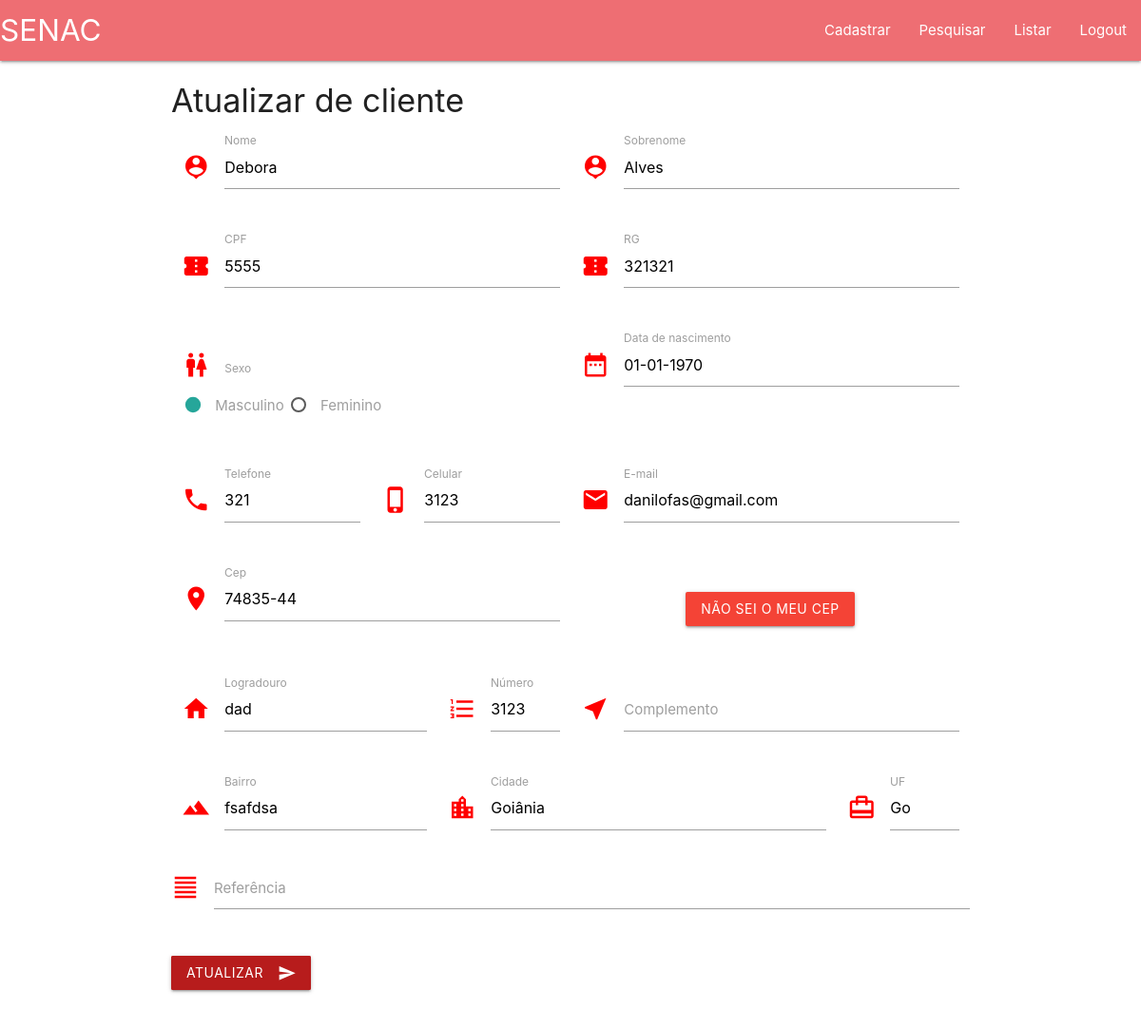
/paginas/editarClient.php?id=5, run on the app's committed database.
### tables this page shows
CREATE TABLE `clientes` (
  `id` int(11) NOT NULL,
  `nome` varchar(100) NOT NULL,
  `sobrenome` varchar(150) NOT NULL,
  `cpf` varchar(11) NOT NULL,
  `rg` varchar(25) DEFAULT NULL,
  `sexo` char(2) NOT NULL,
  `datanascimento` date NOT NULL,
  `telefone` varchar(11) DEFAULT NULL,
  `celular` varchar(11) DEFAULT NULL,
  `email` varchar(60) NOT NULL,
  `cep` varchar(8) NOT NULL,
  `logradouro` varchar(150) NOT NULL,
  `numero` varchar(10) NOT NULL,
  `complemento` varchar(150) DEFAULT NULL,
  `bairro` varchar(30) NOT NULL,
  `cidade` varchar(60) NOT NULL,
  `uf` char(2) NOT NULL,
  `referencia` varchar(300) DEFAULT NULL
);

### paginas/editarClient.php (the view, shortened to what this page needs)
<?php
include_once('../_includes/header.php');
require_once('../_includes/dbconnection.php');
if(isset($_GET['id'])){
    $id = $_GET['id'];
    $sql = "SELECT * FROM clientes WHERE id = '$id'";
    mysqli_set_charset($connect, "utf8");
    $resultadoCliente = mysqli_query($connect, $sql);
    $rowDados = mysqli_fetch_array($resultadoCliente);
}else{
    header("Location: listClients.php");
}
?>
    <div class="container">
        <h4>Atualizar de cliente</h4>
        <div class="row">
            <form class="col s12" action="../_phpaction/actionUpdateClient.php" method="post">
                <div class="row">
                    <div class="input-field col s6">
                        <i class="material-icons prefix iconColor">person_pin</i>
                        <input id="first_name" type="text" class="validate" name="first_name" maxlength="100" value="<?php echo $rowDados['nome'] ?>">
                        <label for="first_name">Nome</label>
                    </div>
                    <div class="input-field col s6">
                        <i class="material-icons prefix iconColor">person_pin</i>
                        <input id="last_name" type="text" class="validate" name="last_name" value="<?php echo $rowDados['sobrenome'] ?>">
                        <label for="last_name">Sobrenome</label>
                    </div>
                </div>
                <div class="row">
                    <div class="input-field col s6">
                        <i class="material-icons prefix iconColor">confirmation_number</i>
                        <input id="cpf" type="text" readonly class="validate" readonly name="cpf" maxlength="14" value="<?php echo $rowDados['cpf'] ?>">
                        <label for="cpf">CPF</label>
                    </div>
                    <div class="input-field col s6">
                        <i class="material-icons prefix iconColor">confirmation_number</i>
                        <input id="rg" type="text" class="validate" name="rg"  value="<?php echo $rowDados['rg'] ?>">
                        <label for="rg">RG</label>
                    </div>
                </div>
                <div class="row">
                    <div class="input-field col s6">
                        <p>
                            <i class="material-icons prefix iconColor">wc</i>
                            <label>Sexo</label>
                        </p>
                        <p>
                            <label>
                            <span>Masculino</span>
                            </label>
                            <label>
                            <span>Feminino</span>
                            </label>
                        </p>
                    </div>
                    <div class="input-field col s6">
                        <i class="material-icons prefix iconColor">date_range</i>
                        <label for="date">Data de nascimento</label>
                        <input type="text" class="datepicker" id="date" name="date"  value="<?php echo date('d-m-Y', strtotime($rowDados['datanascimento'])); ?>">
                    </div>
                </div>
                <div class="row">
                    <div class="input-field col s3">
                        <i class="material-icons prefix iconColor">local_phone</i>
                        <input id="telefone" type="text" class="validate" name="telefone" value="<?php echo $rowDados['telefone'] ?>">
                        <label for="telefone">Telefone</label>
                    </div>
                    <div class="input-field col s3">
                        <i class="material-icons prefix iconColor">phone_iphone</i>
                        <input id="celular" type="text" class="validate" name="celular"  value="<?php echo $rowDados['celular'] ?>">
                        <label for="celular">Celular</label>
                    </div>
                    <div class="input-field col s6">
                        <i class="material-icons prefix iconColor">email</i>
                        <input id="email" type="email" class="validate" name="email" value="<?php echo $rowDados['email'] ?>">
                        <label for="email">E-mail</label>
                    </div>
                </div>
                <div class="row">
                    <div class="input-field col s6">
                        <i class="material-icons prefix iconColor">location_on</i>
                        <input id="cep" type="text" class="validate" name="cep"  value="<?php echo $rowDados['cep'] ?>">
                        <label for="cep">Cep</label>
                    </div>
                    <div class="input-field col s6">
                        <p align="center">
                            <a href="http://www.buscacep.correios.com.br/sistemas/buscacep/buscaCep.cfm" target="_blank" > <button class="btn waves-effect waves-light red" type="button">Não sei o meu cep</button></a>
                        </p>
                    </div>
                </div>
                <div class="row">
                    <div class="input-field col s4">
                        <i class="material-icons prefix iconColor">home</i>
                        <input id="logradouro" type="text" readonly class="validate" name="logradouro" value="<?php echo $rowDados['logradouro'] ?>">
                        <label for="logradouro">Logradouro</label>
                    </div>
                    <div class="input-field col s2">
                        <i class="material-icons prefix iconColor">format_list_numbered
                            </i>
                        <input id="numero" type="number" class="validate" name="numero"  value="<?php echo $rowDados['numero'] ?>">
                        <label for="numero">Número</label>
                    </div>
                    <div class="input-field col s6">
                        <i class="material-icons prefix iconColor">near_me</i>
                        <input id="complemento" type="text" class="validate" name="complemento"  value="<?php echo $rowDados['complemento'] ?>">
                        <label for="complemento">Complemento</label>
                    </div>
                </div>
                <div class="row">
                    <div class="input-field col s4">
                        <i class="material-icons prefix iconColor">landscape</i>
                        <input id="bairro" type="text" readonly class="validate" name="bairro"  value="<?php echo $rowDados['bairro'] ?>">
                        <label for="bairro">Bairro</label>
                    </div>
                    <div class="input-field col s6">
                        <i class="material-icons prefix iconColor">location_city</i>
                        <input id="cidade" type="text" readonly class="validate" name="cidade"  value="<?php echo $rowDados['cidade'] ?>">
                        <label for="cidade">Cidade</label>
                    </div>
                    <div class="input-field col s2">
                        <i class="material-icons prefix iconColor">card_travel</i>
                        <input id="uf" type="text" readonly class="validate" name="uf" value="<?php echo $rowDados['uf'] ?>">
                        <label for="uf">UF</label>
                    </div>
                    <div class="row">
                        <div class="input-field col s12">
                            <i class="material-icons prefix iconColor">format_align_justify</i>
                            <textarea id="referencia" class="materialize-textarea" name="referencia"><?php echo $rowDados['referencia'] ?></textarea>
                            <label for="referencia">Referência</label>
                        </div>
                    </div>
                    <button class="btn pulse waves-effect waves-light red darken-4
                    " type="submit" name="action">Atualizar
                            <i class="material-icons right">send</i>
                          </button>
                </div>
            </form>
        </div>
    </div>
    <?php
    include_once('../_includes/footer.php')
?>

### css/main.css (style rules this page uses)
.iconColor { color: red !important; }

### data on the page
clientes: first_name "Debora", last_name "Alves", cpf "5555", rg "321321", date "01-01-1970", telefone "321", celular "3123", email "danilofas@gmail.com", cep "74835-44", logradouro "dad", numero "3123", bairro "fsafdsa", cidade "Goiânia", uf "Go"
